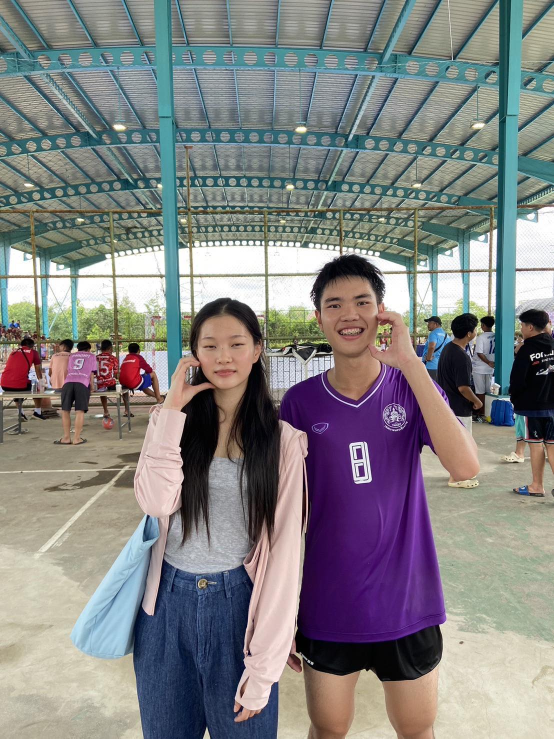
#> input picture image/Love.jpg, 1108 x 1477 px, found by its file name (shown at 1/2 size)
$ python Basic21.py
#> lines starting #> are read from the running program, lines starting #| are printed output that depends on the picture; after the words box and inside, x2 and y2 are one past the last pixel; in counts of white or black regions, pixels touching at a corner belong together
#ตรวจจับใบหน้าจากรูปภภาพ  (face delection)

import cv2

#อ่านภาพ
img = cv2.imread("image/Love.jpg")
#> img is the input picture: shape (1477, 1108, 3); mean B, G, R 130.9, 130.4, 131
imgresize = cv2.resize(img,(600,700))
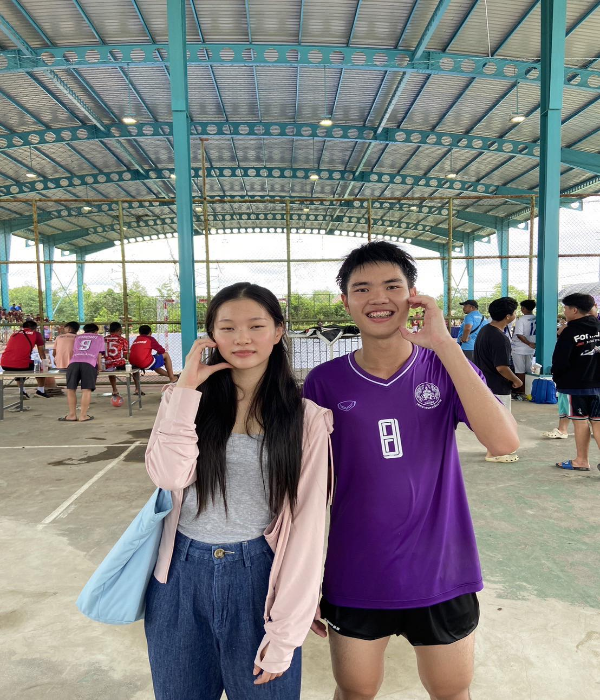
#> imgresize: shape (700, 600, 3); mean B, G, R 130.8, 130.3, 130.9
face_cascade = cv2.CascadeClassifier("image/Detect/haarcascade_frontalface_default.xml") #การอ้านไฟล์สำหรับ cassification

gray_img = cv2.cvtColor(imgresize,cv2.COLOR_BGR2GRAY)   #ทำให้ภาพเบลอด้วย grayscale
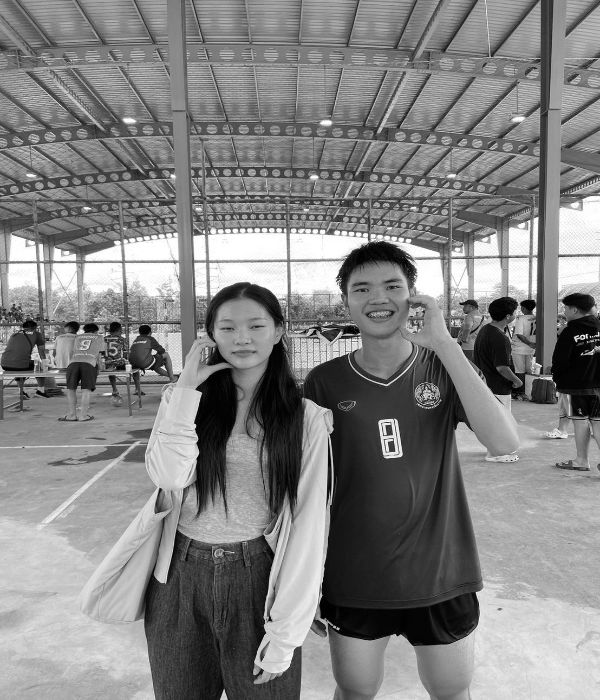
#> gray_img: shape (700, 600); min 0, max 255, mean 130.6

#จำเเนกใบหน้า
scaleFactor = 1.3 #ทำการ Redult สัดส่วนของภาพ
minNeighbors = 5  #ค่าที่ใช้ตีรวจสอบของ grayscale
face_detect = face_cascade.detectMultiScale(gray_img,scaleFactor,minNeighbors)
#> face_detect = [[339, 260, 73, 73], [207, 298, 74, 74]]

#เเสดงภาพใบหน้า
for (x,y,w,h) in face_detect:
      cv2.rectangle(imgresize,(x,y),(x+w,y+h),(0,255,0),thickness=5)
#> this loop made 2 passes
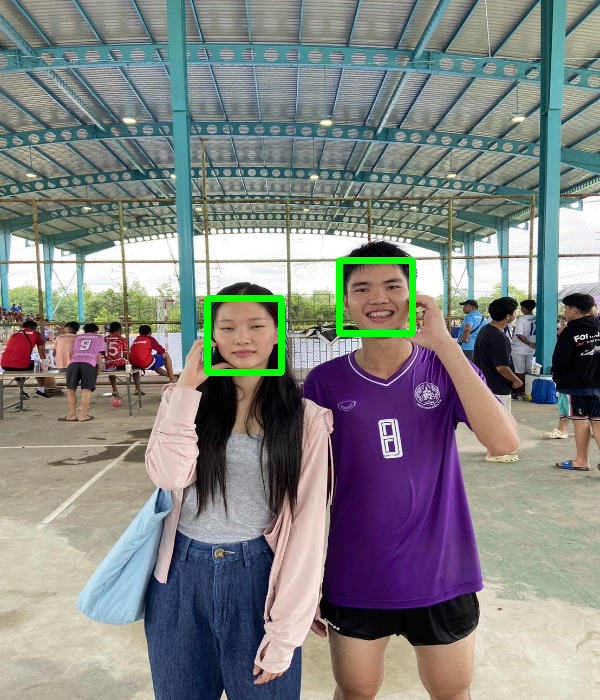
#> imgresize: shape (700, 600, 3); 0.97% of pixels changed, all inside (x1, y1, x2, y2) = (204, 257, 416, 376)

#เเสดงภาพ
cv2.imshow("Original",imgresize)
cv2.waitKey(0)
cv2.destroyAllWindows()

$ run again, with image/Robot.jpg copied over image/Love.jpg
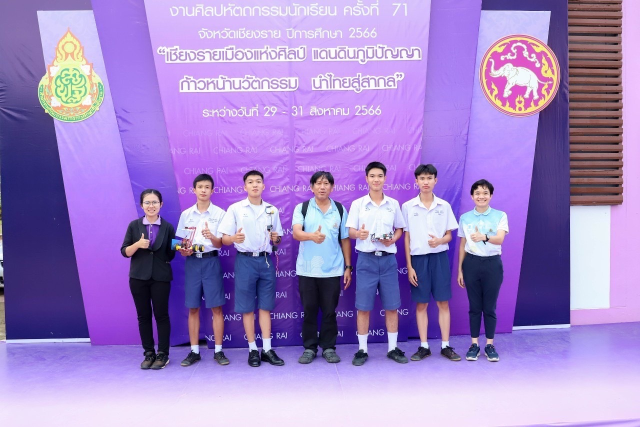
#> input picture image/Robot.jpg, 1280 x 854 px, found by its file name (shown at 1/2 size)
#> img is the input picture: shape (854, 1280, 3); mean B, G, R 198.6, 134.2, 161.7
#> `gray_img = cv2.cvtColor(imgresize,cv2.COLOR_BGR2GRAY)`:
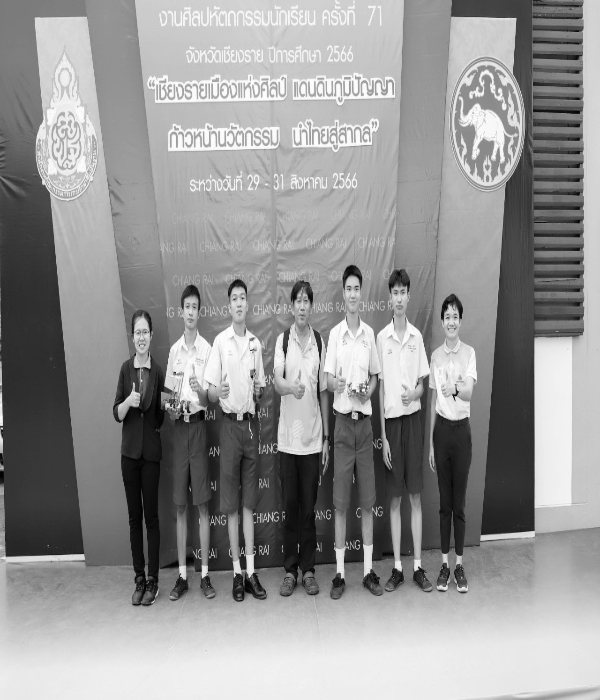
#> gray_img: shape (700, 600); min 1, max 255, mean 149.6
#> face_detect = [[339, 278, 28, 28], [386, 283, 26, 26], [178, 296, 26, 26], [439, 308, 26, 26], [129, 322, 26, 26]]
#> the loop `for (x,y,w,h) in face_detect:` made 5 passes
#> after the loop `for (x,y,w,h) in face_detect:`:
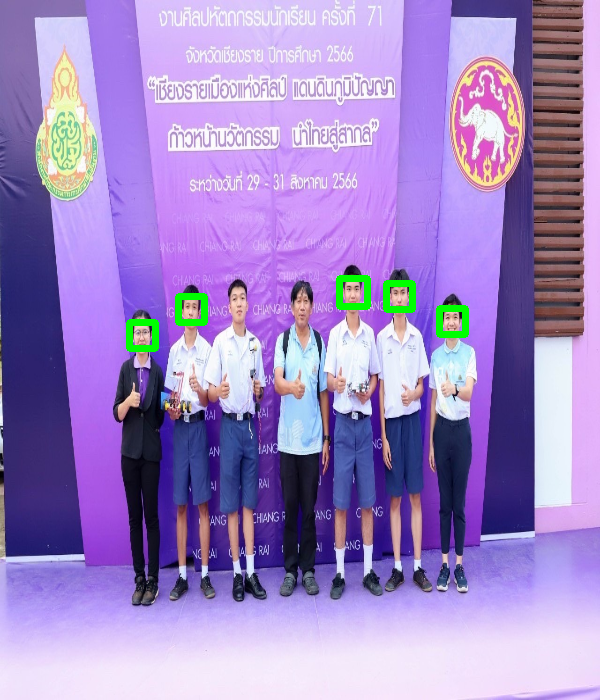
#> imgresize: shape (700, 600, 3); mean B, G, R 196.9, 135.3, 160.3
